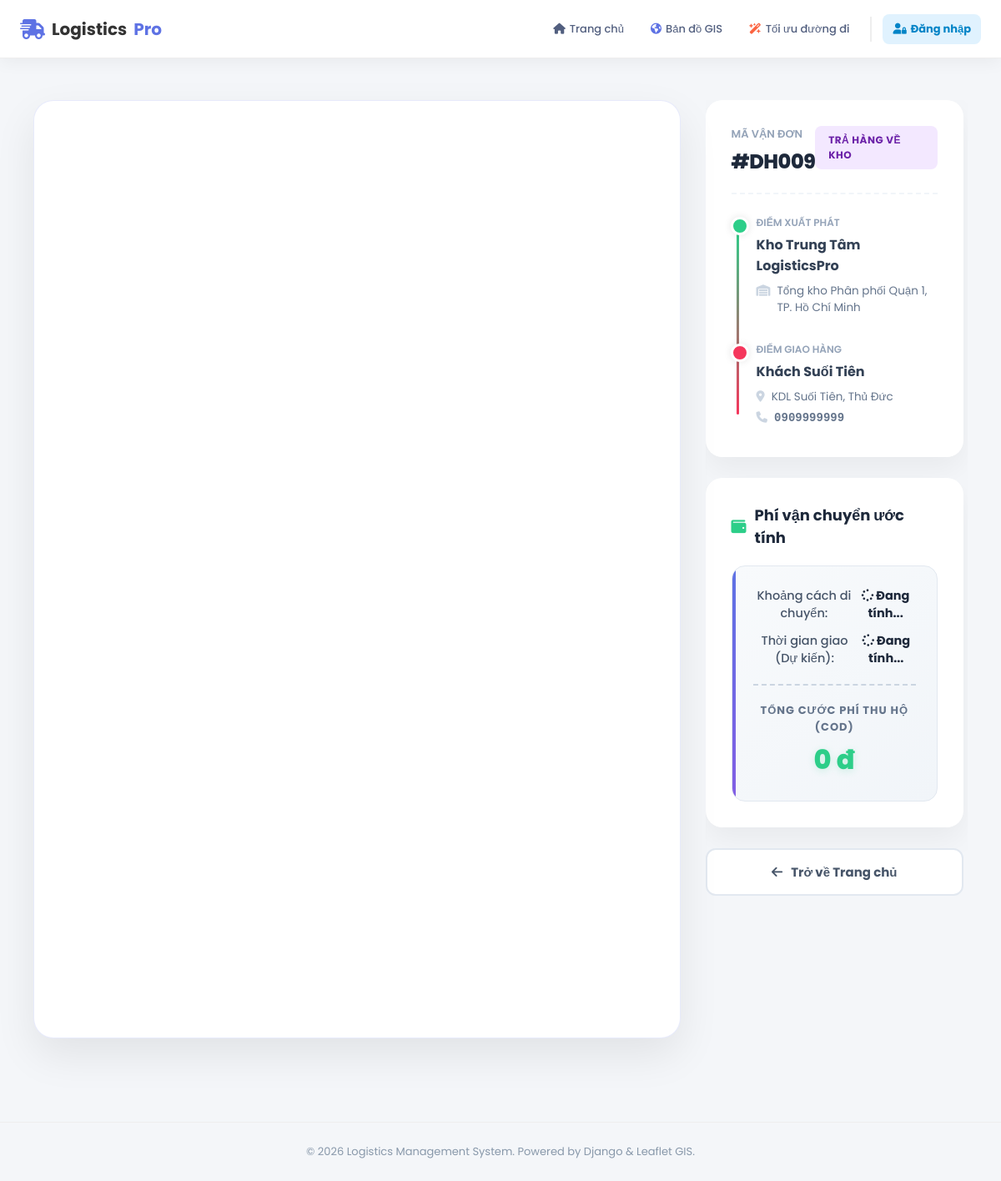
/chi-tiet/DH009/, run on an earlier commit of the app's database.
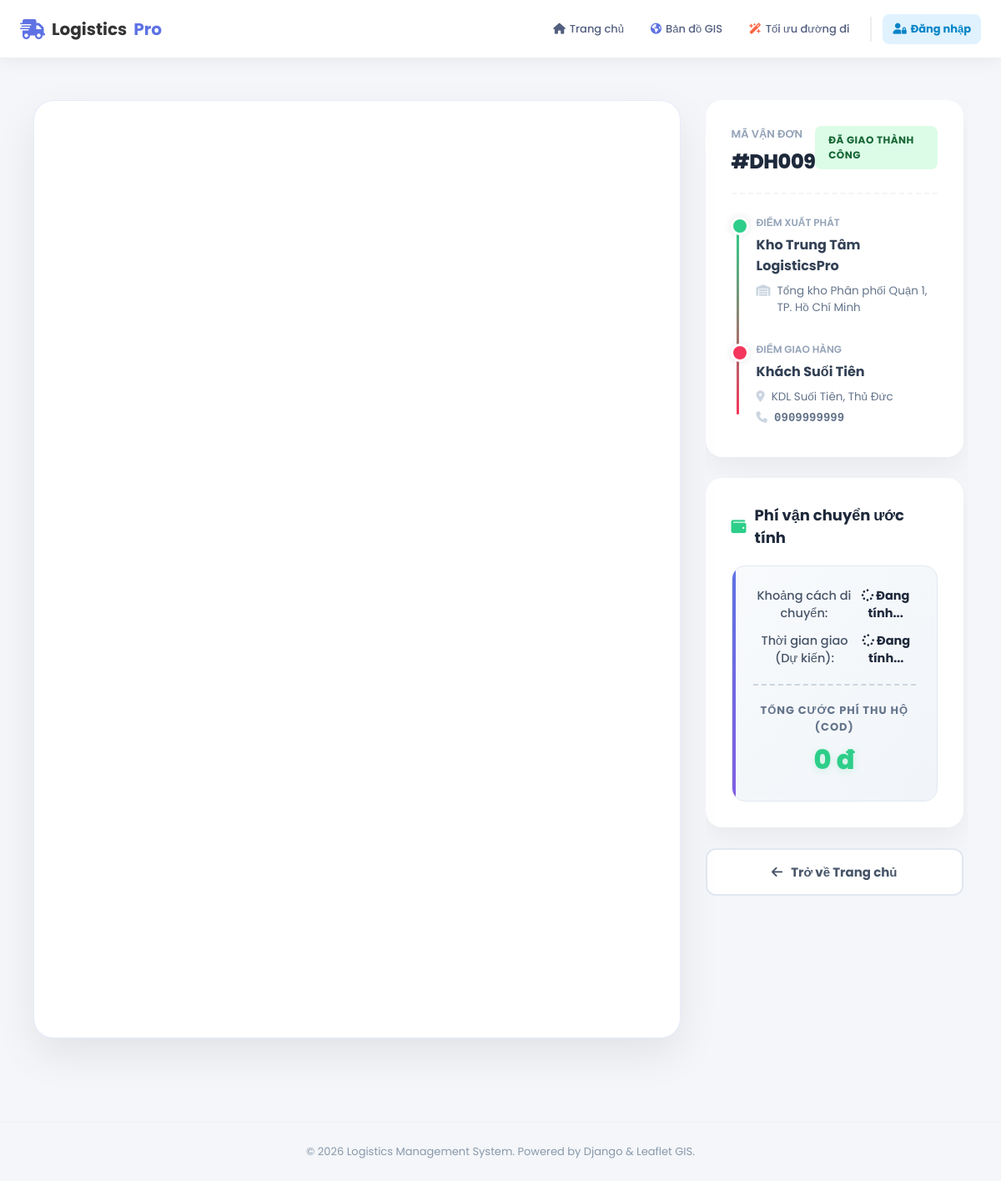
And on a later commit of the database.
### core/models.py (models this page shows, shortened)
class DonHang(models.Model):
    ma_don = models.CharField(max_length=20, unique=True, blank=True)
    ten_nguoi_nhan = models.CharField(max_length=100)
    dia_chi_nguoi_nhan = models.CharField(max_length=200)
    sdt_nguoi_nhan = models.CharField(max_length=15)
    lat_khach = models.FloatField()
    lng_khach = models.FloatField()
    khoi_luong = models.FloatField(help_text="Đơn vị: kg")
    kho_xuat_phat = models.ForeignKey(KhoHang, on_delete=models.CASCADE)
    tai_xe = models.ForeignKey(TaiXe, on_delete=models.SET_NULL, null=True, blank=True)
    trang_thai = models.CharField(max_length=50, default='Đang xử lý')
    ngay_tao = models.DateTimeField(auto_now_add=True)

### core/views.py (the view)
# urls.py: path('chi-tiet/<str:ma_don>/', views.chi_tiet, name='chi_tiet'),
def chi_tiet(request, ma_don):
    don_hang = get_object_or_404(DonHang, ma_don=ma_don)
    return render(request, 'map.html', {'dh': don_hang})

### templates/map.html (shortened to what this page needs)
{% extends "base.html" %}
{% load static %}
{% block content %}
<link rel="stylesheet" href="https://cdnjs.cloudflare.com/ajax/libs/font-awesome/6.4.0/css/all.min.css">
<link rel="stylesheet" href="https://unpkg.com/leaflet@1.9.4/dist/leaflet.css" />
<link rel="stylesheet" href="https://unpkg.com/leaflet-routing-machine@latest/dist/leaflet-routing-machine.css" />
<div class="map-container-wrapper">
    <div class="map-section">
        <div id="map"></div>
    </div>
    <div class="info-section">
        <div class="info-card">
            <div class="order-header">
                <div>
                    <h4 style="margin:0; font-size:13px; color:#94a3b8; text-transform:uppercase; font-weight:600; margin-bottom:5px;">Mã Vận Đơn</h4>
                    <h2>#{{ dh.ma_don }}</h2>
                </div>
                <span class="order-badge" id="badge-{{ dh.ma_don }}">{{ dh.trang_thai }}</span>
            </div>
            <div class="route-info">
                <div class="route-point point-start">
                    <small>Điểm xuất phát</small>
                    <div class="loc-title">Kho Trung Tâm LogisticsPro</div>
                    <div class="loc-detail"><i class="fa-solid fa-warehouse"></i> Tổng kho Phân phối Quận 1, TP. Hồ Chí Minh</div>
                </div>
                <div class="route-point point-end">
                    <small>Điểm giao hàng</small>
                    <div class="loc-title">{{ dh.ten_nguoi_nhan }}</div>
                    <div class="loc-detail"><i class="fa-solid fa-location-dot"></i> <span>{{ dh.dia_chi_nguoi_nhan }}</span></div>
                    <div class="loc-detail"><i class="fa-solid fa-phone"></i> <span style="font-family: monospace; font-size: 14px; font-weight: 600;">{{ dh.sdt_nguoi_nhan }}</span></div>
                </div>
            </div>
        </div>
        <div class="info-card">
            <h4 style="margin-top: 0; margin-bottom: 20px; color: #1e293b; font-size: 18px; font-weight: 700; display: flex; align-items: center; gap: 10px;">
                <i class="fa-solid fa-wallet" style="color: #2dce89;"></i> Phí vận chuyển ước tính
            </h4>
            <div class="price-box">
                <div class="price-row">
                    <span>Khoảng cách di chuyển:</span>
                    <strong id="distance"><i class="fa-solid fa-spinner fa-spin"></i> Đang tính...</strong>
                </div>
                <div class="price-row">
                    <span>Thời gian giao (Dự kiến):</span>
                    <strong id="duration"><i class="fa-solid fa-spinner fa-spin"></i> Đang tính...</strong>
                </div>
                <div class="total-divider"></div>
                <div class="total-title">Tổng cước phí thu hộ (COD)</div>
                <div class="total-price" id="shipping-fee">0 đ</div>
            </div>
        </div>
        <a href="{% url 'core:home' %}" class="btn-back">
            <i class="fa-solid fa-arrow-left"></i> Trở về Trang chủ
        </a>
    </div>
</div>
{% endblock %}

What changed in the data, as far as the page shows it:
changed DonHang "DH009": trang_thai "TRẢ HÀNG VỀ KHO" → "ĐÃ GIAO THÀNH CÔNG"
